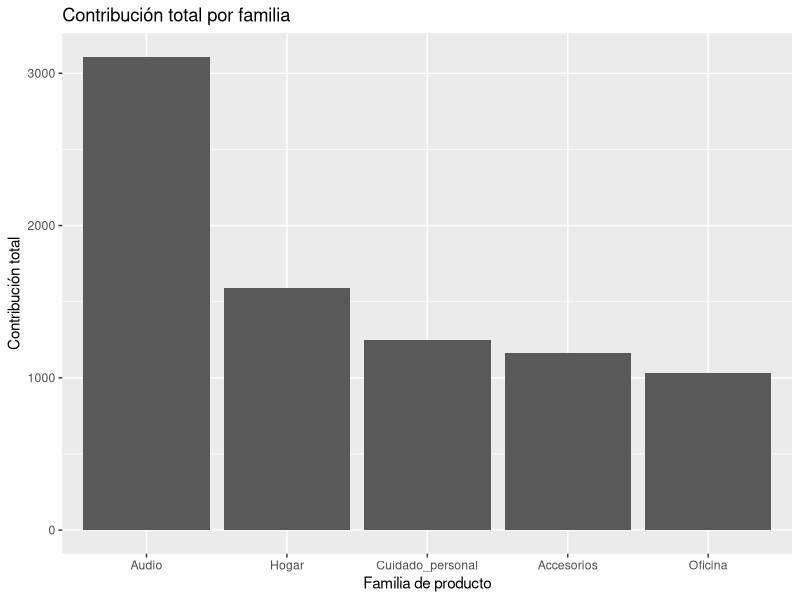
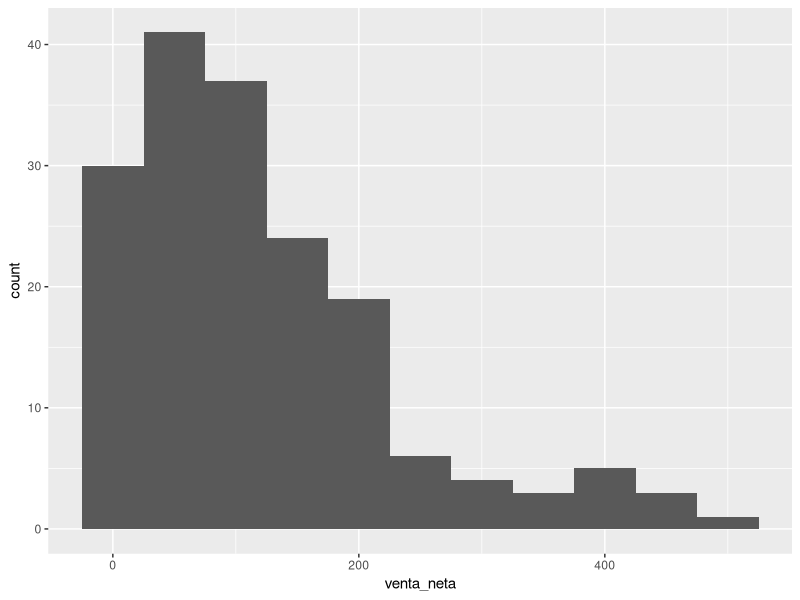
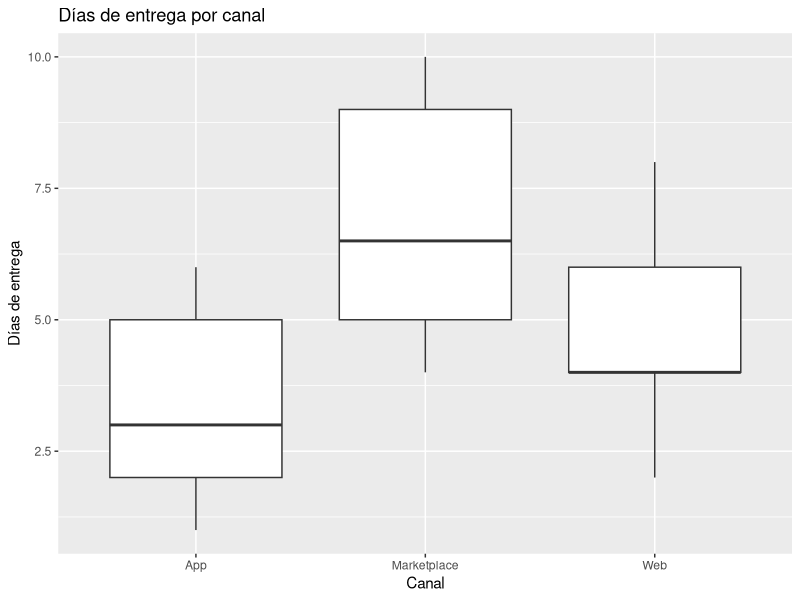
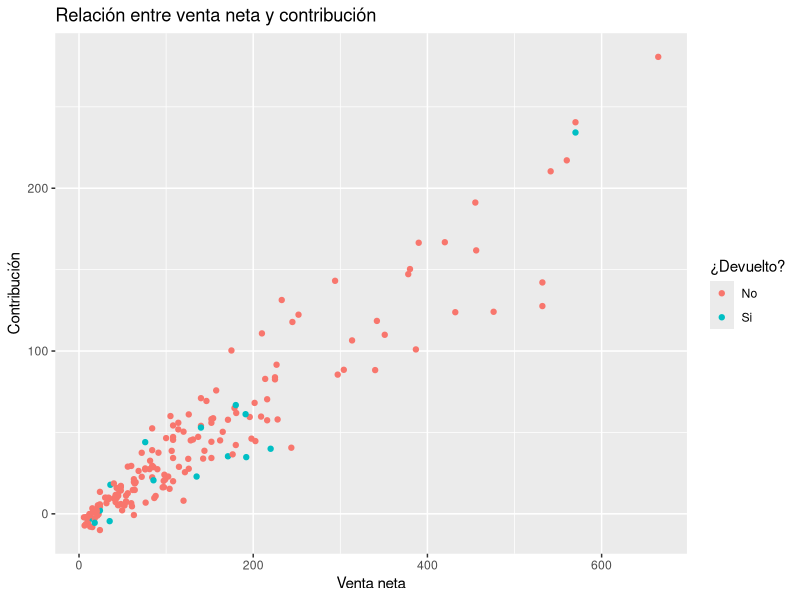
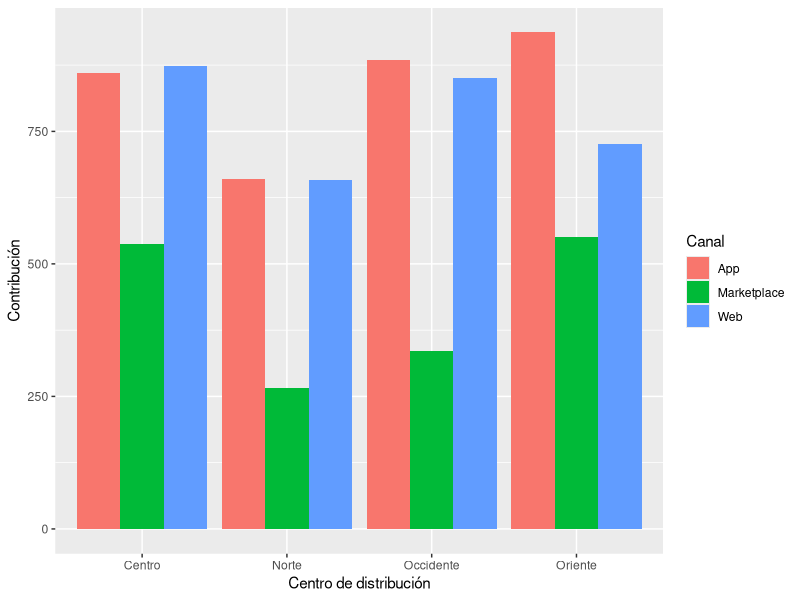

R code for these plots, in order:
library(tidyverse)
pedidos <- read_csv("pedidos_comercio.csv", show_col_types = FALSE)

# 1 · Importación reproducible
library(tidyverse)
pedidos <- read_csv("pedidos_comercio.csv")
head(pedidos, 4)
tail(pedidos, 4)
nrow(pedidos)   # comprobación: debe dar 180

# 2 · Estructura
dim(pedidos)
names(pedidos)
glimpse(pedidos)

pedidos |>
  select(precio_unitario, costo_unitario, costo_envio,
         dias_entrega, calificacion)

# 3 · Selección negativa
pedidos_operativos <- pedidos |>
  select(-precio_unitario, -costo_unitario, -descuento_pct)

dim(pedidos_operativos)   # 180 filas, 9 columnas

# 4 · Reordenamiento de columnas
vista_control <- pedidos |>
  relocate(pedido_id, canal, centro_distribucion, devuelto)

names(vista_control)

# 5 · Promociones de volumen
promos_volumen <- pedidos |>
  filter(unidades >= 4,
         descuento_pct >= 0.10,
         descuento_pct <= 0.20) |>
  select(pedido_id, canal, familia_producto,
         unidades, precio_unitario, descuento_pct) |>
  arrange(descuento_pct, unidades, precio_unitario)

nrow(promos_volumen)   # 40

# 6 · Servicio crítico
servicio_critico <- pedidos |>
  filter(devuelto == "Si" | calificacion <= 2) |>
  arrange(desc(dias_entrega), calificacion)

nrow(servicio_critico)   # 23

# 7 · Condición excluyente
app_web_rapidos <- pedidos |>
  filter(canal %in% c("App", "Web"),
         descuento_pct == 0,
         dias_entrega <= 5)

nrow(app_web_rapidos)   # 36

# 8 · Extremos sin función especializada
pedidos |>
  arrange(desc(precio_unitario)) |>
  head(7)

pedidos |>
  arrange(desc(dias_entrega)) |>
  head(7)

# 9 · Resultados por pedido
pedidos_calculados <- pedidos |>
  mutate(
    venta_bruta      = unidades * precio_unitario,
    descuento_valor  = venta_bruta * descuento_pct,
    venta_neta       = venta_bruta - descuento_valor,
    costo_mercaderia = unidades * costo_unitario,
    contribucion     = venta_neta - costo_mercaderia - costo_envio,
    margen_pct       = contribucion / venta_neta
  )

# Puntos de control de la guía
nrow(pedidos_calculados)                        # 180
round(sum(pedidos_calculados$venta_neta), 2)    # 24867.3
round(sum(pedidos_calculados$contribucion), 2)  # 8137.46

# 10 · Clasificación lógica
pedidos_calculados <- pedidos_calculados |>
  mutate(entrega_aceptable = dias_entrega <= 5 & devuelto == "No")

sum(pedidos_calculados$entrega_aceptable)   # 107 son TRUE

# 11 · Priorización económica
top_contribucion <- pedidos_calculados |>
  arrange(desc(contribucion), desc(margen_pct)) |>
  select(pedido_id, contribucion, margen_pct,
         canal, familia_producto, dias_entrega) |>
  head(8)

sum(pedidos_calculados$contribucion >= 166.51)   # 8: sin empates en el 8.º

# 12 · Resultado contraintuitivo
contraintuitivo <- pedidos_calculados |>
  filter(venta_neta > 150, contribucion < 20) |>
  arrange(contribucion)

nrow(contraintuitivo)   # 0 con esta base

# Cada condición por separado:
sum(pedidos_calculados$venta_neta > 150)        # 59
sum(pedidos_calculados$contribucion < 20)       # 72

# 13 · Resumen general
resumen_general <- pedidos_calculados |>
  summarise(
    venta_neta_total      = sum(venta_neta),
    contribucion_total    = sum(contribucion),
    pedidos               = n(),
    unidades_totales      = sum(unidades),
    descuento_promedio    = mean(descuento_pct),
    dias_promedio         = mean(dias_entrega),
    calificacion_promedio = mean(calificacion)
  )

resumen_general
sum(pedidos_calculados$dias_entrega) / 180   # a mano: igual a dias_promedio

# 14 · Centros de distribución
centros <- pedidos_calculados |>
  group_by(centro_distribucion) |>
  summarise(
    venta_neta    = sum(venta_neta),
    contribucion  = sum(contribucion),
    pedidos       = n(),
    dias_promedio = mean(dias_entrega)
  ) |>
  arrange(desc(contribucion))

sum(centros$pedidos)                  # 180
round(sum(centros$venta_neta), 2)     # 24867.3

# 15 · Familias de producto
familias <- pedidos_calculados |>
  group_by(familia_producto) |>
  summarise(
    venta_neta   = sum(venta_neta),
    contribucion = sum(contribucion),
    unidades     = sum(unidades)
  ) |>
  mutate(margen_global = contribucion / venta_neta) |>
  arrange(desc(margen_global))

# Control: NO es el promedio simple de margen_pct
mean(pedidos_calculados$margen_pct[pedidos_calculados$familia_producto == "Accesorios"])   # 0.2376

# 16 · Canales y participación
canales <- pedidos_calculados |>
  group_by(canal) |>
  summarise(
    venta_neta   = sum(venta_neta),
    contribucion = sum(contribucion),
    pedidos      = n()
  ) |>
  mutate(
    participacion_ventas       = venta_neta / sum(venta_neta),
    participacion_contribucion = contribucion / sum(contribucion)
  )

sum(canales$participacion_ventas)         # 1
sum(canales$participacion_contribucion)   # 1

# 17 · Dos dimensiones
centro_canal <- pedidos_calculados |>
  group_by(centro_distribucion, canal) |>
  summarise(
    pedidos       = n(),
    venta_neta    = sum(venta_neta),
    dias_promedio = mean(dias_entrega)
  ) |>
  arrange(centro_distribucion, desc(venta_neta))

nrow(centro_canal)         # 12 = 4 centros x 3 canales
sum(centro_canal$pedidos)  # 180

# 18 · Devoluciones por canal
devoluciones <- pedidos_calculados |>
  filter(devuelto == "Si") |>
  group_by(canal) |>
  summarise(
    devoluciones = n(),
    venta_neta   = sum(venta_neta)
  ) |>
  arrange(desc(devoluciones))

sum(devoluciones$devoluciones)      # 16
sum(pedidos$devuelto == "Si")       # 16

# 19 · Comparación categórica
contribucion_familia <- pedidos_calculados |>
  group_by(familia_producto) |>
  summarise(contribucion_total = sum(contribucion))

contribucion_familia |>
  ggplot(aes(x = reorder(familia_producto, -contribucion_total),
             y = contribucion_total)) +
  geom_col() +
  labs(x = "Familia de producto", y = "Contribución total",
       title = "Contribución total por familia")

sum(contribucion_familia$contribucion_total)   # 8137.46

# 20 · Distribución condicionada
bajo_500 <- pedidos_calculados |>
  filter(venta_neta < 500)

bajo_500 |>
  ggplot(aes(x = venta_neta)) +
  geom_histogram(binwidth = 50)   # probé 100, 25 y 50; conservo 50

nrow(bajo_500)                          # 173
sum(pedidos_calculados$venta_neta >= 500)   # 7 pedidos excluidos

# 21 · Comparación de distribuciones
pedidos_calculados |>
  ggplot(aes(x = canal, y = dias_entrega)) +
  geom_boxplot() +
  labs(x = "Canal", y = "Días de entrega",
       title = "Días de entrega por canal")

pedidos_calculados |>
  group_by(canal) |>
  summarise(mediana = median(dias_entrega),
            minimo = min(dias_entrega),
            maximo = max(dias_entrega))

# 22 · Relación entre medidas
pedidos_calculados |>
  ggplot(aes(x = venta_neta, y = contribucion, color = devuelto)) +
  geom_point() +
  labs(x = "Venta neta", y = "Contribución",
       color = "¿Devuelto?",
       title = "Relación entre venta neta y contribución")

nrow(pedidos_calculados)             # 180 puntos
sum(pedidos_calculados$devuelto == "Si")   # 16 puntos de color distinto

# 23 · Dos categorías simultáneas
centro_canal_contrib <- pedidos_calculados |>
  group_by(centro_distribucion, canal) |>
  summarise(contribucion = sum(contribucion))

centro_canal_contrib |>
  ggplot(aes(x = centro_distribucion, y = contribucion, fill = canal)) +
  geom_col(position = "dodge") +
  labs(x = "Centro de distribución", y = "Contribución", fill = "Canal")

nrow(centro_canal_contrib)                        # 12 barras
round(sum(centro_canal_contrib$contribucion), 2)  # 8137.46

# 24 · Afirmación absoluta
auditoria <- pedidos |>
  summarise(
    minimo_marketplace = min(dias_entrega[canal == "Marketplace"]),
    maximo_app         = max(dias_entrega[canal == "App"]),
    afirmacion_cumple  = minimo_marketplace > maximo_app
  )

auditoria

# Los pedidos que desmienten la afirmación
sum(pedidos$canal == "Marketplace" & pedidos$dias_entrega <= auditoria$maximo_app)   # 23

# 25 · Dos criterios de liderazgo
centros_lider <- pedidos_calculados |>
  group_by(centro_distribucion) |>
  summarise(venta_neta = sum(venta_neta),
            contribucion = sum(contribucion)) |>
  mutate(margen_global = contribucion / venta_neta)

rank_ventas <- centros_lider |> arrange(desc(venta_neta))
rank_margen <- centros_lider |> arrange(desc(margen_global))

rank_ventas$centro_distribucion[1] == rank_margen$centro_distribucion[1]   # FALSE

# 26 · Control de coherencia
por_canal <- pedidos_calculados |>
  group_by(canal) |>
  summarise(venta_neta = sum(venta_neta)) |>
  mutate(participacion = venta_neta / sum(venta_neta))

control <- por_canal |>
  summarise(
    dif_participacion = sum(participacion) - 1,
    dif_venta         = sum(venta_neta) - sum(pedidos_calculados$venta_neta)
  )

control

# 27 · Cambio de regla
cambio_regla <- pedidos_calculados |>
  mutate(
    entrega_aceptable_v2 = dias_entrega <= 4 &
      (devuelto == "No" | calificacion == 5)
  )

cambio_regla |>
  summarise(
    aceptables_original = sum(entrega_aceptable),
    aceptables_nueva    = sum(entrega_aceptable_v2),
    cambian             = sum(entrega_aceptable != entrega_aceptable_v2)
  )

# ¿En qué sentido cambian?
cambio_regla |>
  group_by(entrega_aceptable, entrega_aceptable_v2) |>
  summarise(pedidos = n())

# 28 · Cambio de denominador
denominador <- pedidos_calculados |>
  group_by(familia_producto) |>
  summarise(unidades = sum(unidades),
            contribucion = sum(contribucion)) |>
  mutate(
    participacion_unidades     = unidades / sum(unidades),
    participacion_contribucion = contribucion / sum(contribucion),
    diferencia_abs             = abs(participacion_unidades - participacion_contribucion)
  ) |>
  arrange(desc(diferencia_abs))

sum(denominador$participacion_unidades)       # 1
sum(denominador$participacion_contribucion)   # 1

# 29 · Auditoría de un script ajeno
auditoria_margen <- pedidos_calculados |>
  group_by(familia_producto) |>
  summarise(
    margen_simple = mean(margen_pct),                    # incorrecto a propósito
    margen_global = sum(contribucion) / sum(venta_neta)  # método correcto
  ) |>
  mutate(diferencia = margen_simple - margen_global)

# Comprobación a mano de Accesorios
mean(pedidos_calculados$margen_pct[pedidos_calculados$familia_producto == "Accesorios"])   # 0.2376
1160.68 / 2619.95                                                                           # 0.4430

# 30 · Ejecución completa
library(tidyverse)

# Ruta relativa: el CSV está en la carpeta de trabajo
pedidos <- read_csv("pedidos_comercio.csv")

pedidos_calculados <- pedidos |>
  mutate(venta_neta = unidades * precio_unitario * (1 - descuento_pct))

resumen_canal <- pedidos_calculados |>
  group_by(canal) |>
  summarise(venta_neta = sum(venta_neta))

resumen_canal
sum(resumen_canal$venta_neta)   # 24867.3
